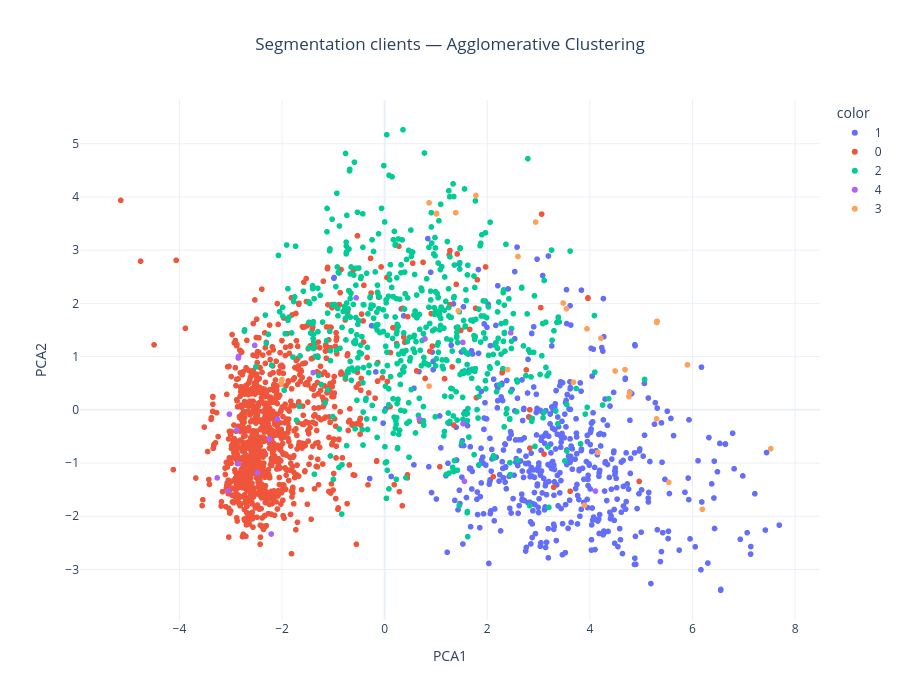

Here is the notebook cell this chart was saved with:
### Code cell
# ============================================
# VISUALISATION AGGLOMERATIVE
# ============================================

fig = px.scatter(
    pca_df,

    x="PCA1",
    y="PCA2",

    color=pca_df["Agglo_Cluster"].astype(str),

    title="Segmentation clients — Agglomerative Clustering"
)

fig.update_layout(
    template="plotly_white",
    height=700,
    title_x=0.5
)

fig.show()

### Figure 1 — Plotly figure (JSON) as saved in the notebook; plotly's stock layout.template omitted (floating-point values rounded to 4 significant figures; data arrays with more than 128 entries replaced by an {"elided": "..."} marker saying what was removed)
{"data": [{"hovertemplate": "color=1<br>PCA1=%{x}<br>PCA2=%{y}<extra></extra>", "legendgroup": "1", "marker": {"color": "#636efa", "symbol": "circle"}, "mode": "markers", "name": "1", "showlegend": true, "type": "scattergl", "x": {"elided": "512 float values"}, "xaxis": "x", "y": {"elided": "512 float values"}, "yaxis": "y"}, {"hovertemplate": "color=0<br>PCA1=%{x}<br>PCA2=%{y}<extra></extra>", "legendgroup": "0", "marker": {"color": "#EF553B", "symbol": "circle"}, "mode": "markers", "name": "0", "showlegend": true, "type": "scattergl", "x": {"elided": "1093 float values"}, "xaxis": "x", "y": {"elided": "1093 float values"}, "yaxis": "y"}, {"hovertemplate": "color=2<br>PCA1=%{x}<br>PCA2=%{y}<extra></extra>", "legendgroup": "2", "marker": {"color": "#00cc96", "symbol": "circle"}, "mode": "markers", "name": "2", "showlegend": true, "type": "scattergl", "x": {"elided": "584 float values"}, "xaxis": "x", "y": {"elided": "584 float values"}, "yaxis": "y"}, {"hovertemplate": "color=4<br>PCA1=%{x}<br>PCA2=%{y}<extra></extra>", "legendgroup": "4", "marker": {"color": "#ab63fa", "symbol": "circle"}, "mode": "markers", "name": "4", "showlegend": true, "type": "scattergl", "x": [-2.211, -3.049, -2.089, -2.48, -2.882, 0.6749, -2.249, -2.852, -2.847, 1.555, -0.5564, 1.524, 1.527, -2.533, -1.393, 0.7856, -2.853, -3.263, 4.108, 2.458, -3.026], "xaxis": "x", "y": [-2.334, -1.521, -0.1786, -1.183, -0.382, -0.1683, -0.5475, -1.011, 1.004, -1.344, 2.104, 1.267, -0.2601, 1.21, 0.6989, 1.333, 0.9745, -1.279, -1.527, 1.447, -0.08132], "yaxis": "y"}, {"hovertemplate": "color=3<br>PCA1=%{x}<br>PCA2=%{y}<extra></extra>", "legendgroup": "3", "marker": {"color": "#FFA15A", "symbol": "circle"}, "mode": "markers", "name": "3", "showlegend": true, "type": "scattergl", "x": [7.526, 1.779, 1.012, 4.155, 4.49, 5.31, 2.598, 4.214, 0.8662, 5.305, 5.537, 2.395, -2.014, 5.3, 4.685, 4.762, 3.944, 3.681, -2.001, 2.943, 1.385, 6.193, 0.8657, 5.902, 1.01, 3.479, 1.436, 4.776, 3.894, 3.544], "xaxis": "x", "y": [-0.7303, 4.028, 3.692, -0.7993, 0.7296, 1.665, 2.881, 1.345, 0.4449, 1.643, -1.362, 0.7558, 0.5023, -0.1699, 0.7556, 0.2498, 1.522, 0.5191, 0.5678, 3.529, 3.704, -1.868, 3.889, 0.8455, 3.681, 2.007, 1.863, 0.3213, -1.795, 1.898], "yaxis": "y"}], "layout": {"height": 700, "legend": {"title": {"text": "color"}, "tracegroupgap": 0}, "title": {"text": "Segmentation clients — Agglomerative Clustering", "x": 0.5}, "xaxis": {"anchor": "y", "domain": [0, 1], "title": {"text": "PCA1"}}, "yaxis": {"anchor": "x", "domain": [0, 1], "title": {"text": "PCA2"}}}}
